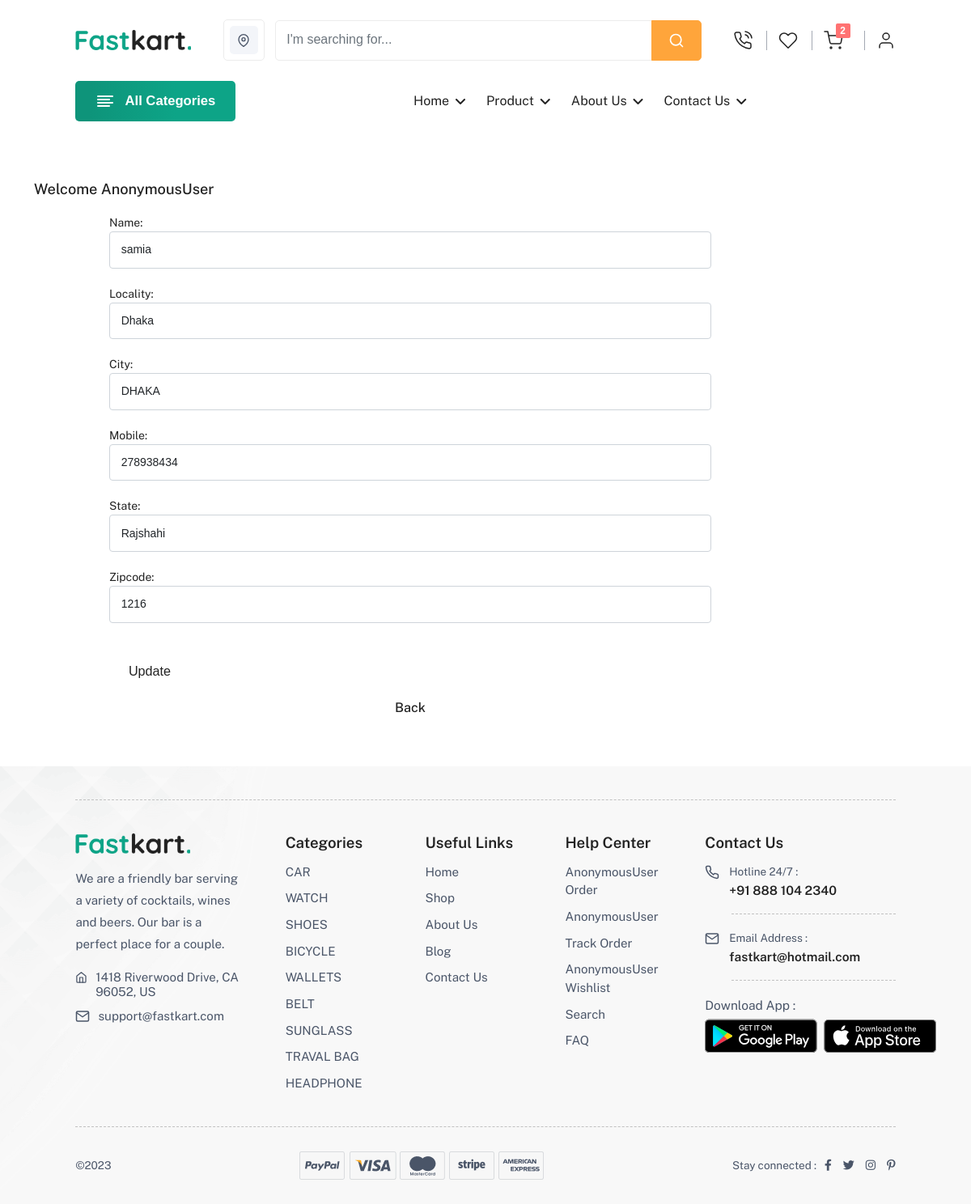
/updateAddress/4, run on the app's committed database.
### app/models.py (models this page shows, shortened)
class Customer(models.Model):
    user = models.ForeignKey(User, on_delete=models.CASCADE)
    name = models.CharField(max_length=200)
    locality = models.CharField(max_length=200)
    city = models.CharField(max_length=50)
    mobile = models.IntegerField(default=0)
    zipcode = models.IntegerField()
    state = models.CharField(choices=STATE_CHOICES, max_length=100)

### app/views.py (the view, shortened to what this page needs)
# urls.py: path('updateAddress/<int:pk>', views.updateAddress.as_view(), name='updateAddress'),
class updateAddress(View):
    def get(self, request, pk):
        add = Customer.objects.get(pk=pk)
        form = CustomerProfileForm(instance=add)
        return render(request, 'app/updateAddress.html', locals())

### app/forms.py
class CustomerProfileForm(forms.ModelForm):
    class Meta:
        model = Customer
        fields = ['name', 'locality', 'city', 'mobile', 'state', 'zipcode']
        widgets = {
            'name': forms.TextInput(attrs={'class': 'form-control'}),
            'locality': forms.TextInput(attrs={'class': 'form-control'}),
            'city': forms.TextInput(attrs={'class': 'form-control'}),
            'mobile': forms.NumberInput(attrs={'class': 'form-control'}),
            'state': forms.Select(attrs={'class': 'form-control'}),
            'zipcode': forms.NumberInput(attrs={'class': 'form-control'}),
        }

### app/templates/app/updateAddress.html (shortened to what this page needs)
{%  extends 'app/base.html' %}
{% load static %}
{% block main-content %}
<div class="container my-5">
    <div class="row">
       <h3>Welcome <span class="text-capitalize"> {{request.user}}</span></h3>
        <br><br>
    </div>
    <div class="col-sm-8 offset-sm-1">
        <form action="" method="post">
            {% for fm in form %}
                {{fm.label_tag}} {{fm}}  <br>
            {% endfor %}
            <div class="col-12 mt-3">
                <button type="submit" class="btn btn-primary">Update</button>
                <a href="{% url 'address' %}" type="button" class="btn btn-danger">Back</a>
            </div>
        </form>
    </div>
</div>
{% endblock main-content %}

### data on the page
Customer: form "samia" "Dhaka" "DHAKA" "278938434" "Rajshahi" "1216"

### other printed values
{{ request.user }} "AnonymousUser"
{{ fm.label_tag }} "Name:" "Locality:" "City:" "Mobile:" "State:" "Zipcode:"
